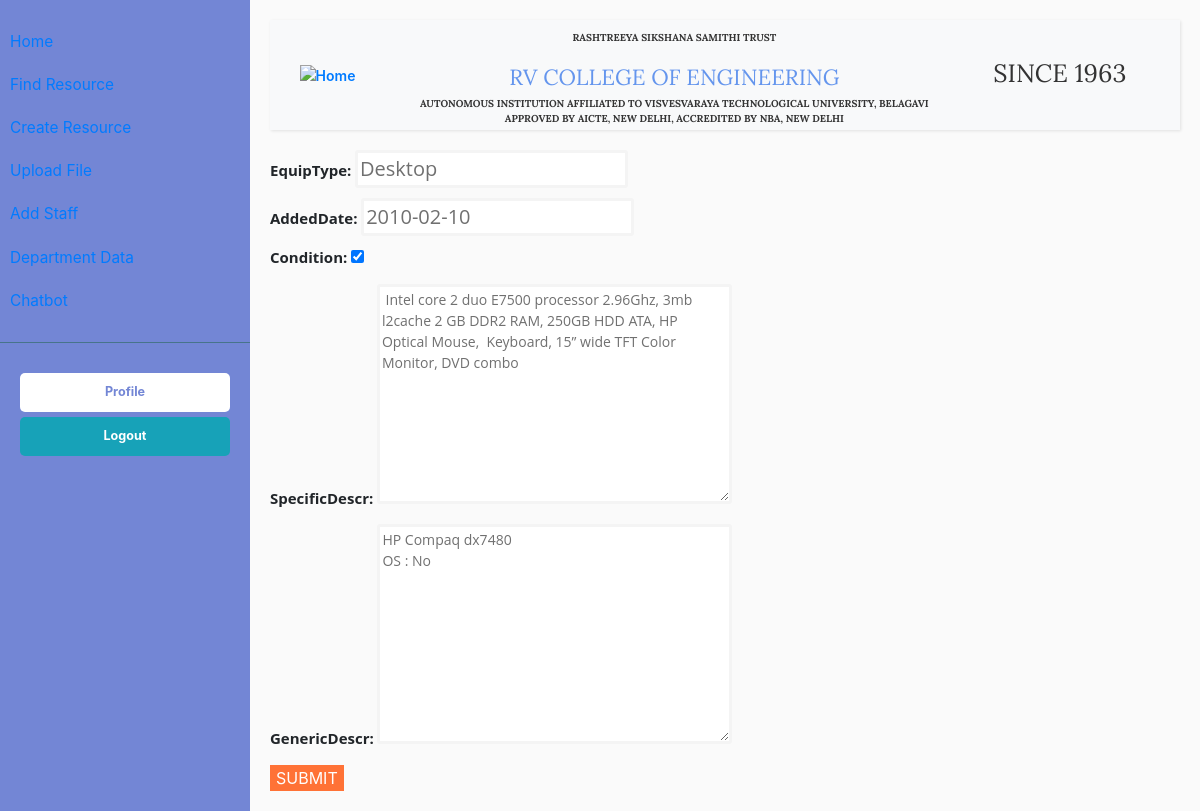
Page /update/1021/ (signed in) on the committed database.
### ITapp/models.py (models this page shows, shortened)
class Resource(models.Model):
    equipType = models.CharField(max_length=50, null=True)
    addedDate = models.DateField(auto_now_add=False, default=None)
    condition = models.BooleanField(default=True)
    class Meta:
        ordering = [ '-addedDate' ]

class EquipDescr(models.Model):
    equipID = models.ForeignKey(Resource, on_delete=models.CASCADE, unique=True, primary_key=True )
    specificDescr = models.TextField(null=True, blank=True)
    genericDescr = models.TextField(null=True, blank=True)

### ITapp/views.py (the view, shortened to what this page needs)
# urls.py: path('update/<str:pk>/', views.updateResource, name="update"),
@login_required(login_url='login')
def updateResource(request, pk):
    resource = Resource.objects.get(id=pk)
    form = ResourceForm(instance=resource)
    descr = EquipDescr.objects.get(equipID=resource)
    descrForm = EquipDescrForm(instance=descr)
    context = {'form': form, 'descrForm':descrForm}
    return render(request, 'ITapp/updateResource.html', context)

### ITapp/form.py
class ResourceForm(ModelForm):
    class Meta:
        model = Resource
        fields = '__all__'

class EquipDescrForm(ModelForm):
    class Meta:
        model = EquipDescr
        fields = '__all__'
        exclude = ['equipID']

### ITapp/Templates/ITapp/updateResource.html (shortened to what this page needs)
{% extends 'ITapp/base.html'%}
{% block content %}
<form method = "POST" action="">
    {{form.as_p}}
    {{descrForm.as_p}}
    <input type="submit" value="Submit" />
</form>
{% endblock %}

### rows in the picture
Resource: equipType "Desktop", addedDate "2010-02-10", condition "☑"
EquipDescr: specificDescr "Intel core 2 duo E7500 processor 2.96Ghz, 3mb l2cache 2 GB DDR2 RAM, 250GB HDD ATA, HP Optical Mouse, Keyboard, 15” wide TFT Color Monitor, DVD combo", genericDescr "HP Compaq dx7480 OS : No"
